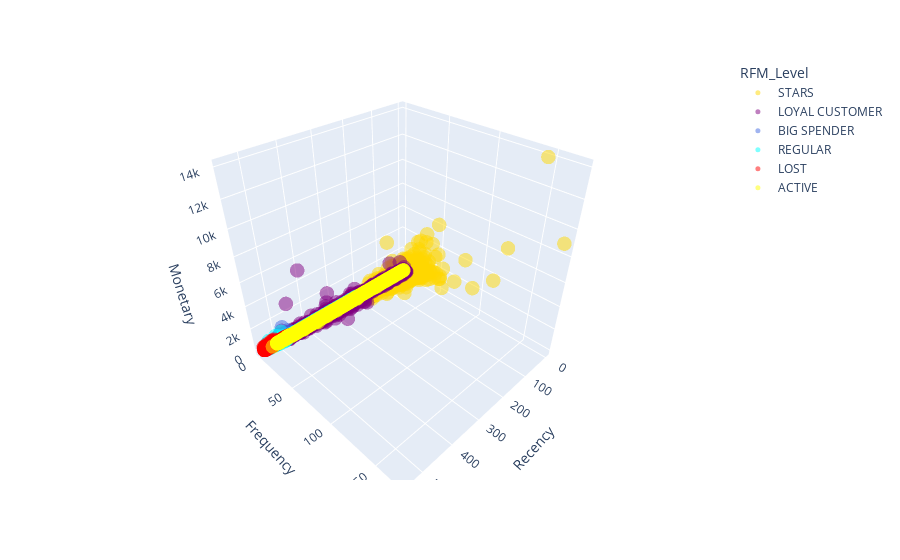

Notebook source saved alongside this figure:
### Markdown cell above
- There is a noticeable and distinct separation in Monetary Mean and Recency Mean between the groups.

### Code cell
import plotly.express as px

fig = px.scatter_3d(df_RFM, x='Recency', y='Frequency', z='Monetary',
                    color = 'RFM_Level', opacity=0.5,
                    color_discrete_map = colors_dict)
fig.update_traces(marker=dict(size=5),

                  selector=dict(mode='markers'))
fig.show()

### Figure 1 — Plotly figure (JSON) as saved in the notebook; plotly's stock layout.template omitted (floating-point values rounded to 4 significant figures; data arrays with more than 128 entries replaced by an {"elided": "..."} marker saying what was removed)
{"data": [{"hovertemplate": "RFM_Level=STARS<br>Recency=%{x}<br>Frequency=%{y}<br>Monetary=%{z}<extra></extra>", "legendgroup": "STARS", "marker": {"color": "gold", "opacity": 0.5, "size": 5, "symbol": "circle"}, "mode": "markers", "name": "STARS", "scene": "scene", "showlegend": true, "type": "scatter3d", "x": {"elided": "3390 int values"}, "y": {"elided": "3390 int values"}, "z": {"elided": "3390 float values"}}, {"hovertemplate": "RFM_Level=LOYAL CUSTOMER<br>Recency=%{x}<br>Frequency=%{y}<br>Monetary=%{z}<extra></extra>", "legendgroup": "LOYAL CUSTOMER", "marker": {"color": "purple", "opacity": 0.5, "size": 5, "symbol": "circle"}, "mode": "markers", "name": "LOYAL CUSTOMER", "scene": "scene", "showlegend": true, "type": "scatter3d", "x": {"elided": "4218 int values"}, "y": {"elided": "4218 int values"}, "z": {"elided": "4218 float values"}}, {"hovertemplate": "RFM_Level=BIG SPENDER<br>Recency=%{x}<br>Frequency=%{y}<br>Monetary=%{z}<extra></extra>", "legendgroup": "BIG SPENDER", "marker": {"color": "royalblue", "opacity": 0.5, "size": 5, "symbol": "circle"}, "mode": "markers", "name": "BIG SPENDER", "scene": "scene", "showlegend": true, "type": "scatter3d", "x": {"elided": "361 int values"}, "y": {"elided": "361 int values"}, "z": {"elided": "361 float values"}}, {"hovertemplate": "RFM_Level=REGULAR<br>Recency=%{x}<br>Frequency=%{y}<br>Monetary=%{z}<extra></extra>", "legendgroup": "REGULAR", "marker": {"color": "cyan", "opacity": 0.5, "size": 5, "symbol": "circle"}, "mode": "markers", "name": "REGULAR", "scene": "scene", "showlegend": true, "type": "scatter3d", "x": {"elided": "2097 int values"}, "y": {"elided": "2097 int values"}, "z": {"elided": "2097 float values"}}, {"hovertemplate": "RFM_Level=LOST<br>Recency=%{x}<br>Frequency=%{y}<br>Monetary=%{z}<extra></extra>", "legendgroup": "LOST", "marker": {"color": "red", "opacity": 0.5, "size": 5, "symbol": "circle"}, "mode": "markers", "name": "LOST", "scene": "scene", "showlegend": true, "type": "scatter3d", "x": {"elided": "11783 int values"}, "y": {"elided": "11783 int values"}, "z": {"elided": "11783 float values"}}, {"hovertemplate": "RFM_Level=ACTIVE<br>Recency=%{x}<br>Frequency=%{y}<br>Monetary=%{z}<extra></extra>", "legendgroup": "ACTIVE", "marker": {"color": "yellow", "opacity": 0.5, "size": 5, "symbol": "circle"}, "mode": "markers", "name": "ACTIVE", "scene": "scene", "showlegend": true, "type": "scatter3d", "x": {"elided": "1721 int values"}, "y": {"elided": "1721 int values"}, "z": {"elided": "1721 float values"}}], "layout": {"legend": {"title": {"text": "RFM_Level"}, "tracegroupgap": 0}, "margin": {"t": 60}, "scene": {"domain": {"x": [0, 1], "y": [0, 1]}, "xaxis": {"title": {"text": "Recency"}}, "yaxis": {"title": {"text": "Frequency"}}, "zaxis": {"title": {"text": "Monetary"}}}}}
